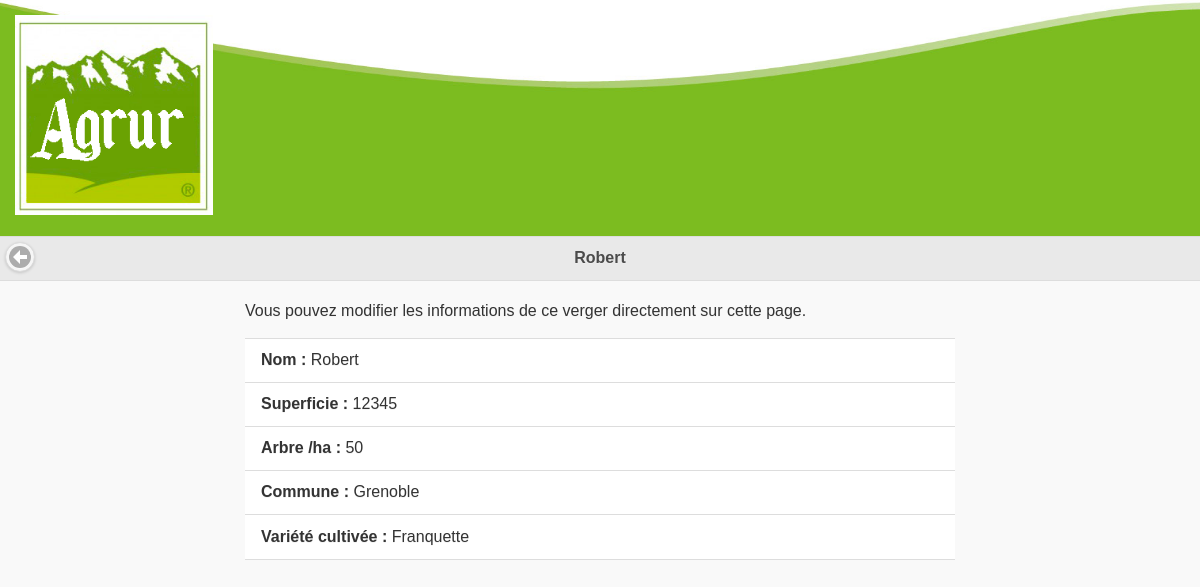
The page /interface/gerer_verger.php?verger=5 on the database as committed earlier.
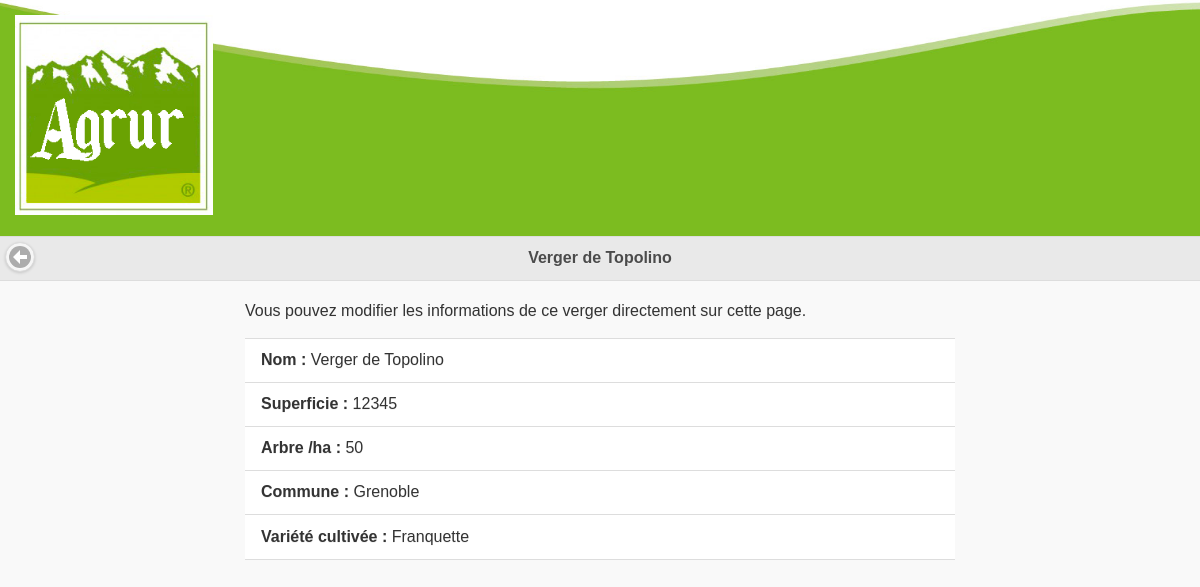
The same page on the database as committed later.
### tables this page shows
CREATE TABLE `verger` (
`id_verger` int(11) NOT NULL COMMENT 'Clé primaire',
  `nom_verger` varchar(250) NOT NULL,
  `superficie` int(11) NOT NULL,
  `nbr_arbre` int(11) NOT NULL,
  `id_commune` int(11) NOT NULL,
  `num_prod` int(11) NOT NULL,
  `id_variete` int(11) NOT NULL
);

### interface/gerer_verger.php (the view, shortened to what this page needs)
<!DOCTYPE html>
<html lang="fr">
<head>
  <?php include('../common/head.php'); ?>
  <?php include('../src/bdd_connect.php'); ?>
  <?php
  if(isset($_GET['verger']) && is_numeric($_GET['verger']))
  {
    $sql = $connexion->prepare('SELECT * FROM verger WHERE id_verger = :id_verger');
    $sql->bindParam(':id_verger', $_GET['verger']);
    try
    {
      $sql->execute();
      $donnees_verger = $sql->fetch();
    }
    catch(Exception $e)
    {
      header('location: vergers_producteur.php');
    }
  }
  else
  {
    header('location: vergers_producteur.php');
  }
  $sql = $connexion->prepare('SELECT nom_commune FROM commune WHERE id_commune = :id_commune');
  $sql->bindParam(':id_commune', $donnees_verger['id_commune']);
  try
  {
    $sql->execute();
    $donnees_commune = $sql->fetch();
  }
  catch(Exception $e)
  {
    echo('Erreur : '.$e->getMessage());
  }
  $sql = $connexion->prepare('SELECT libelle_variete FROM variete WHERE id_variete = :id_variete');
  $sql->bindParam(':id_variete', $donnees_verger['id_variete']);
  try
  {
    $sql->execute();
    $donnees_variete = $sql->fetch();
  }
  catch(Exception $e)
  {
    echo('Erreur : '.$e->getMessage());
  }
  ?>
</head>
<body>
  <header>
    <?php include('../common/header.php'); ?>
  </header>
  <nav>
    <div data-role="header">
      <a href="#" data-rel="back" data-icon="arrow-l" data-iconpos="notext" data-shadow="true" data-iconshadow="true" data-transition="slidefade" class="ui-icon"></a>
      <h1><?php echo($donnees_verger['nom_verger']); ?></h1>
    </div>
  </nav>
  <div class="main-container">
    <div class="sub-container">
      <p>
        Vous pouvez modifier les informations de ce verger directement
        sur cette page.
      </p>
      <ul data-role="listview">
        <li><b>Nom : </b><?php echo($donnees_verger['nom_verger']); ?></li>
        <li><b>Superficie : </b><?php echo($donnees_verger['superficie']); ?></li>
        <li><b>Arbre /ha : </b><?php echo($donnees_verger['nbr_arbre']); ?></li>
        <li><b>Commune : </b><?php echo($donnees_commune['nom_commune']); ?></li>
        <li><b>Variété cultivée : </b><?php echo($donnees_variete['libelle_variete']); ?></li>
      </ul>
    </div>
  </div>
</body>
</html>

Rows that differ between the two databases and show on the page:
changed verger: nom_verger "Robert" → "Verger de Topolino"
